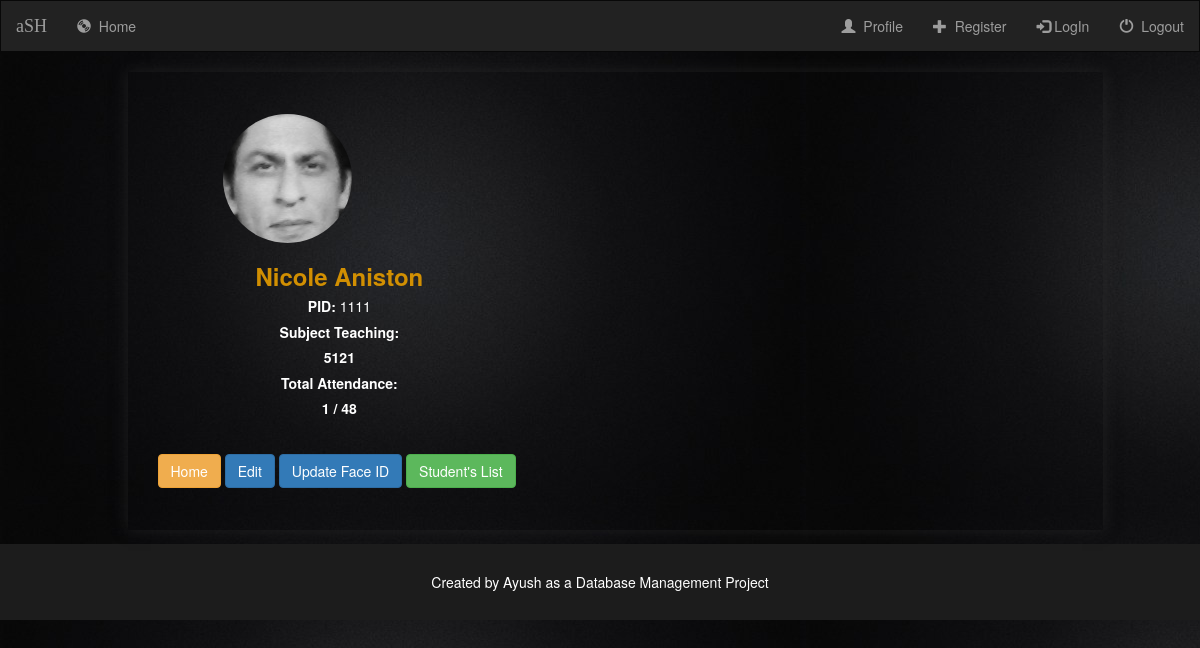
Page /records/detailsteacher/1111/ on the earlier database version.
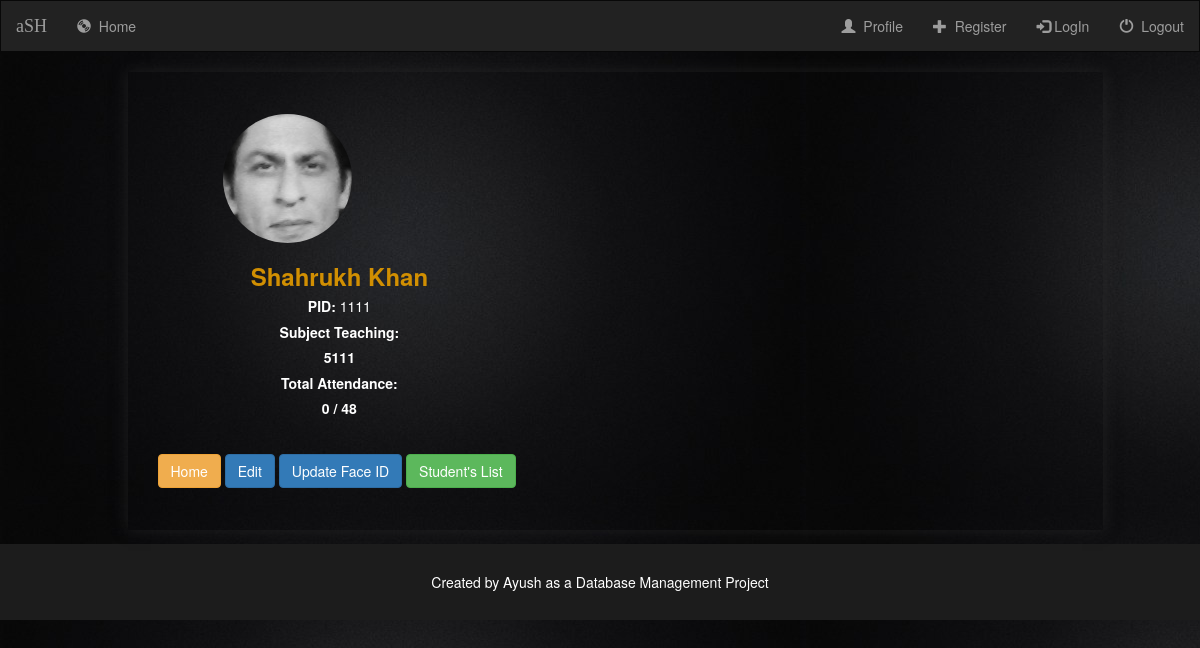
Same page on the later database version.
### records/models.py (models this page shows, shortened)
class teacher(models.Model):
    pid = models.CharField(max_length=12,primary_key=True)
    first_name = models.CharField(max_length=50)
    last_name = models.CharField(max_length=50, null=True)
    attendance= models.IntegerField(default=0)
    subcode =models.CharField(max_length=12,null=True)

class subjects(models.Model):
    subcode =models.CharField(max_length=12,primary_key=True)
    usn=models.ManyToManyField(student,null=True)
    pid=models.ForeignKey(teacher,on_delete=models.CASCADE,null=True)

### records/views.py (the view)
# urls.py: url(r'detailsteacher/(?P<id>[0-9]+)/$',views.DetailsTeacher,name='details-teacher'),
def DetailsTeacher(request,id):
    teacher1 = get_object_or_404(teacher ,pid= id)
    subje=teacher1.subjects_set.all()
    context={
        'teacher':teacher1,
        'subje':subje,
        'differ':dayst
    }
    return render(request,'detailsteacher.html',context)

### templates/detailsteacher.html (shortened to what this page needs)
{% extends 'layout.html' %}
{%load static%}
{% block content %}
<div class="container">
  <div class="container">
    <div class="row">
      <div class="col-md-10 col-md-offset-1" style="padding-top:3em;padding-bottom:3em;-webkit-box-shadow: 0px 0px 14px 0px rgba(50, 50, 50, 0.5);
-moz-box-shadow:    0px 0px 14px 0px rgba(50, 50, 50, 0.5);
box-shadow:         0px 0px 14px 0px rgba(50, 50, 50, 0.5);">
        <div class="col-md-5">
          <div class="row">
            <div class="col-md-8 col-md-offset-2">
              <img src="/static/ml/dataset/user.{{teacher.pid}}.7.jpg " class="img-responsive" style="border-radius:50%"/>
            </div>
            <div class="col-md-12" style="text-align:center">
              <h3 style="color:#d18f02"><b>{{teacher.first_name}} {{teacher.last_name}}</b></h3>
              <h5><b>PID: </b> {{teacher.pid}} </h5>
              <h5><b>Subject Teaching: </b> {% for i in subje %}
                <h5><b>{{i.subcode}} </b>
                  {% endfor%}
                  <h5><b>Total Attendance: </b>
                <h5><b>{{teacher.attendance}} / {{differ}} </b>
            </div>
          </div>
        </div>
        <div class="col-md-12" style="margin-top:2em">
          <a href="/" class="btn btn-warning"> Home</a>
          <a href="{% url 'test:teacher-update' teacher.pid %}" class="btn btn-primary"> Edit</a>
          <a href="{% url 'test:create_dataset' teacher.pid %}" class="btn btn-primary"> Update Face ID</a>
          <a href="{% url 'test:teacherstudent'  %}" class="btn btn-success"> Student's List</a>
        </div>
      </div>
    </div>
  </div>
</div>
{% endblock %}

Differences in the rows shown:
removed subjects: subcode "5121"
changed teacher id 1111: first_name "Nicole" → "Shahrukh"; last_name "Aniston" → "Khan"; attendance "1" → "0"
added subjects: subcode "5111"
